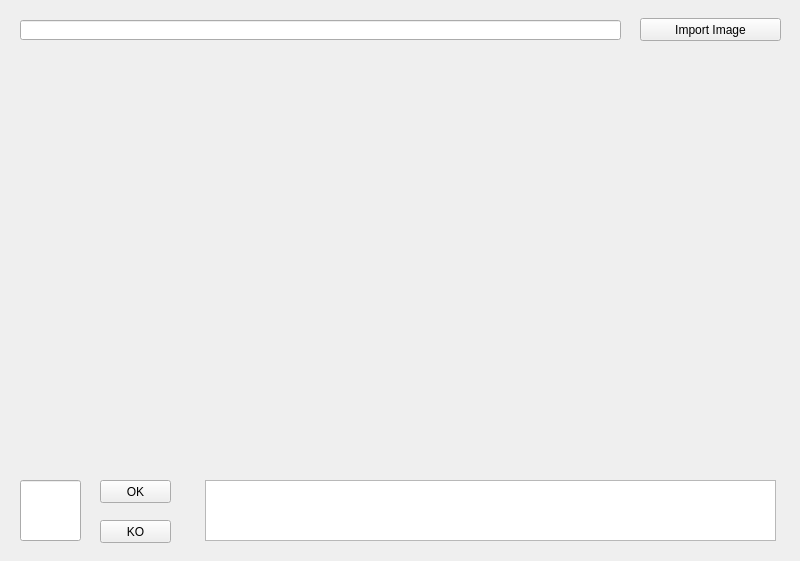
<?xml version="1.0" encoding="UTF-8"?>
<ui version="4.0">
 <class>MainWindow</class>
 <widget class="QMainWindow" name="MainWindow">
  <property name="geometry">
   <rect>
    <x>0</x>
    <y>0</y>
    <width>800</width>
    <height>561</height>
   </rect>
  </property>
  <property name="windowTitle">
   <string>MainWindow</string>
  </property>
  <widget class="QWidget" name="centralWidget">
   <widget class="QLabel" name="image1Label">
    <property name="geometry">
     <rect>
      <x>20</x>
      <y>60</y>
      <width>391</width>
      <height>391</height>
     </rect>
    </property>
    <property name="text">
     <string/>
    </property>
   </widget>
   <widget class="QLabel" name="image2Label">
    <property name="geometry">
     <rect>
      <x>430</x>
      <y>60</y>
      <width>341</width>
      <height>391</height>
     </rect>
    </property>
    <property name="text">
     <string/>
    </property>
   </widget>
   <widget class="QLineEdit" name="pathLineEdit">
    <property name="geometry">
     <rect>
      <x>20</x>
      <y>20</y>
      <width>601</width>
      <height>20</height>
     </rect>
    </property>
    <property name="text">
     <string/>
    </property>
   </widget>
   <widget class="QPushButton" name="confirmPathButton">
    <property name="geometry">
     <rect>
      <x>640</x>
      <y>18</y>
      <width>141</width>
      <height>23</height>
     </rect>
    </property>
    <property name="text">
     <string>Import Image</string>
    </property>
   </widget>
   <widget class="QLineEdit" name="testLineEdit">
    <property name="geometry">
     <rect>
      <x>20</x>
      <y>480</y>
      <width>61</width>
      <height>61</height>
     </rect>
    </property>
   </widget>
   <widget class="QPushButton" name="okTestButton">
    <property name="geometry">
     <rect>
      <x>100</x>
      <y>480</y>
      <width>71</width>
      <height>23</height>
     </rect>
    </property>
    <property name="text">
     <string>OK</string>
    </property>
   </widget>
   <widget class="QPushButton" name="koTestButton">
    <property name="geometry">
     <rect>
      <x>100</x>
      <y>520</y>
      <width>71</width>
      <height>23</height>
     </rect>
    </property>
    <property name="text">
     <string>KO</string>
    </property>
   </widget>
   <widget class="QTextEdit" name="resultTestEdit">
    <property name="geometry">
     <rect>
      <x>205</x>
      <y>480</y>
      <width>571</width>
      <height>61</height>
     </rect>
    </property>
   </widget>
  </widget>
 </widget>
 <layoutdefault spacing="6" margin="11"/>
 <resources/>
 <connections/>
</ui>
